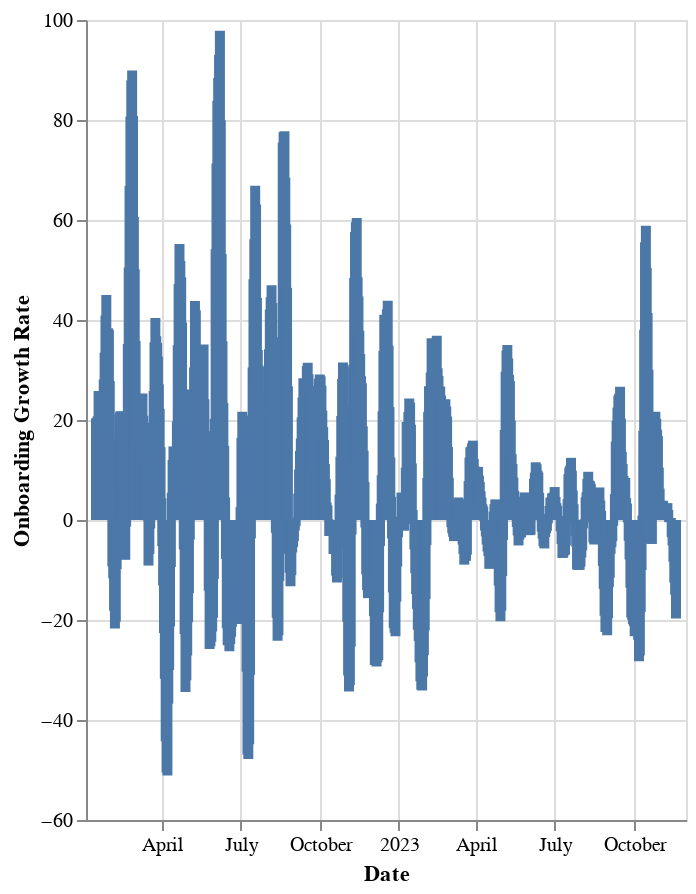

This figure's notebook cell:
### Markdown cell above
### Onboarding Growth Rate (7 Day Rolling Average)

### Code cell
# | output: true

df["growth_rate"] = df["onboarded_tibs"].pct_change(periods=7).rolling(7).mean() * 100
recent_df = df[df["date"] > "2022-01-01"]

alt.Chart(recent_df).mark_bar().encode(
    x=alt.X("date:T", title="Date"),
    y=alt.Y("growth_rate:Q", title="Onboarding Growth Rate"),
    tooltip=[
        alt.Tooltip("date:T", title="Date"),
        alt.Tooltip("growth_rate:Q", title="Onboarding Growth Rate"),
    ],
).properties(
    width="container",
    height=400,
)

### Figure 1 — Vega-Lite specification as saved in the notebook (floating-point values rounded to 4 significant figures; data arrays with more than 128 entries replaced by an {"elided": "..."} marker saying what was removed)
{"usermeta": {"embedOptions": {"theme": "powerbi"}}, "config": {"view": {"continuousWidth": 300, "continuousHeight": 300}}, "data": {"name": "data-57f2bc02c7e1014bdd18091c3e0910e7"}, "mark": {"type": "bar"}, "encoding": {"tooltip": [{"field": "date", "title": "Date", "type": "temporal"}, {"field": "growth_rate", "title": "Onboarding Growth Rate", "type": "quantitative"}], "x": {"field": "date", "title": "Date", "type": "temporal"}, "y": {"field": "growth_rate", "title": "Onboarding Growth Rate", "type": "quantitative"}}, "height": 400, "width": "container", "$schema": "https://vega.github.io/schema/vega-lite/v5.15.1.json", "datasets": {"data-57f2bc02c7e1014bdd18091c3e0910e7": {"elided": "687 records"}}}
